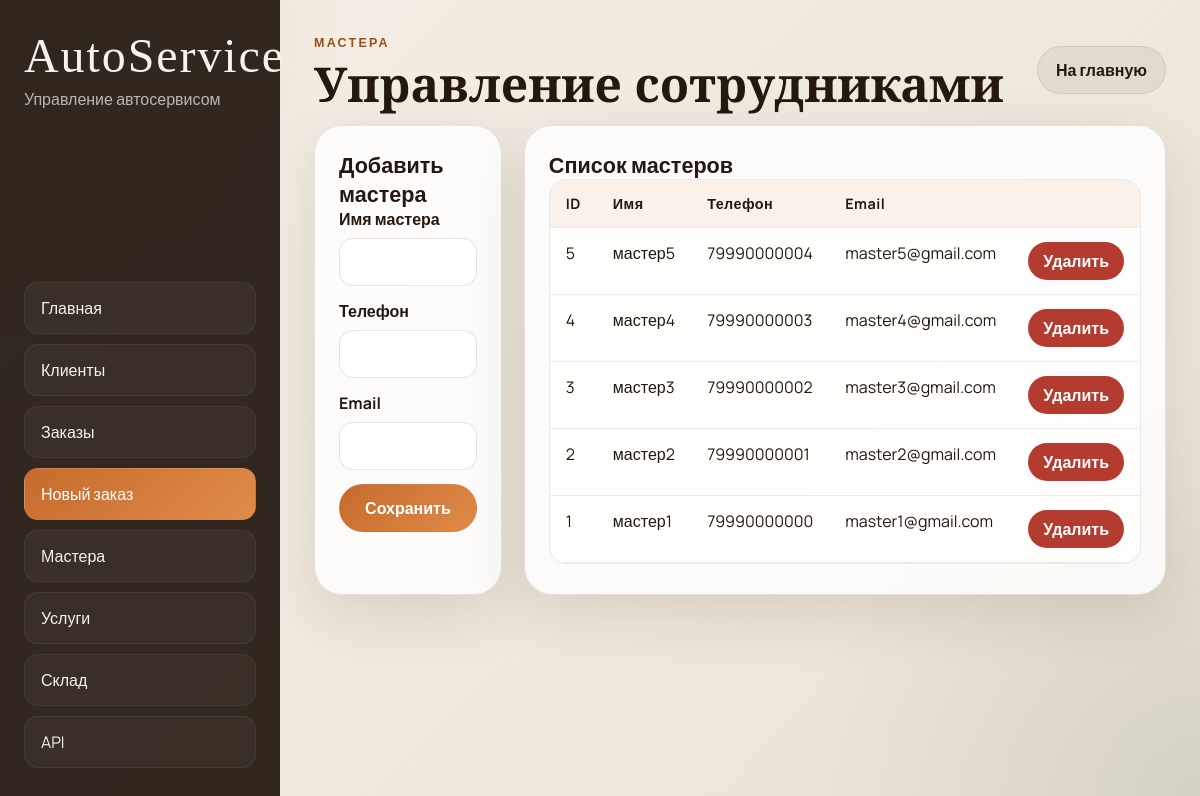
/masters, run on an earlier commit of the app's database.
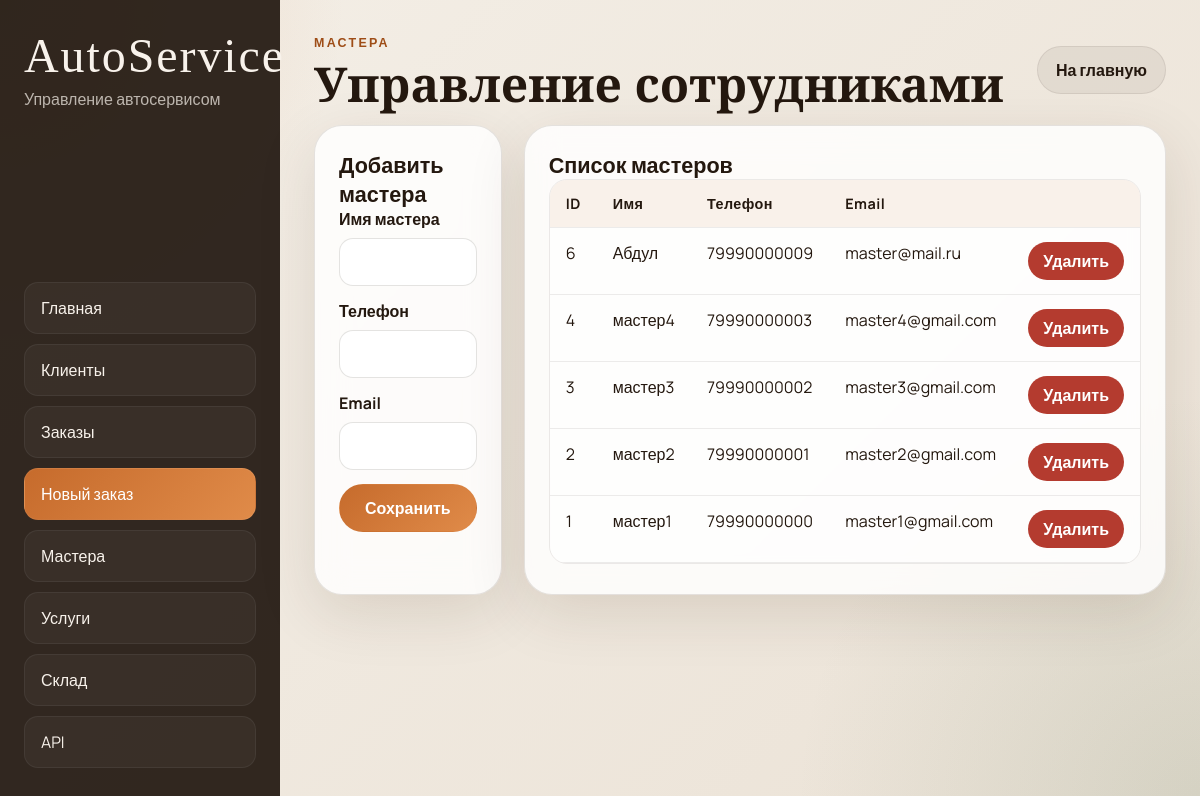
And on a later commit of the database.
### tables this page shows
CREATE TABLE masters (
	master_id INTEGER PRIMARY KEY AUTOINCREMENT,
	master_name TEXT NOT NULL,
	phone_number varchar(11) NOT NULL UNIQUE,
	email TEXT UNIQUE,
	hire_date date DEFAULT CURRENT_DATE
	CONSTRAINT email_check CHECK(email like '%@%.%')
);

### autoservice/ui.py (the view)
@ui.route('/masters')
def masters_page():
    tables = get_tables()
    masters = db.session.execute(
        select(tables['masters']).order_by(desc(tables['masters'].c.master_id))
    ).mappings().all()
    return render_template('masters.html', masters=masters)

### autoservice/ui.py (called while the page is built)
def get_tables():
    return current_app.extensions['autoservice_tables']

### templates/masters.html (shortened to what this page needs)
{% extends 'base.html' %}
{% block content %}
<section class="page-head">
  <div>
    <p class="eyebrow">Мастера</p>
    <h1>Управление сотрудниками</h1>
  </div>
  <a class="button button-secondary" href="{{ url_for('ui.dashboard') }}">На главную</a>
</section>
<section class="grid-two">
  <article class="panel">
    <h2>Добавить мастера</h2>
    <form id="master-form" class="stack-form" data-success-text="Мастер добавлен">
      <label>Имя мастера<input name="master_name" required></label>
      <label>Телефон<input name="phone_number" required></label>
      <label>Email<input name="email" type="email"></label>
      <button class="button button-primary" type="submit">Сохранить</button>
      <div class="form-message" data-message></div>
    </form>
  </article>
  <article class="panel">
    <h2>Список мастеров</h2>
    <div class="table-wrap table-wrap--compact">
      <table>
        <thead><tr><th>ID</th><th>Имя</th><th>Телефон</th><th>Email</th><th></th></tr></thead>
        <tbody>
          {% for master in masters %}
          <tr>
            <td>{{ master.master_id }}</td>
            <td>{{ master.master_name }}</td>
            <td>{{ master.phone_number }}</td>
            <td>{{ master.email or '—' }}</td>
            <td><button class="button button-danger button-small" data-delete-master="{{ master.master_id }}">Удалить</button></td>
          </tr>
          {% else %}
          <tr><td colspan="5" class="empty">Мастеров пока нет</td></tr>
          {% endfor %}
        </tbody>
      </table>
    </div>
  </article>
</section>
{% endblock %}

### templates/base.html (shortened to what this page needs)
<!doctype html>
<html lang="ru">
<head>
  <link rel="stylesheet" href="{{ url_for('static', filename='styles.css') }}">
</head>
<body>
  <div class="page-shell">
    <aside class="sidebar">
      <div>
        <div class="brand">AutoService</div>
        <p class="brand-subtitle">Управление автосервисом</p>
      </div>
      <nav class="nav">
        <a href="{{ url_for('ui.dashboard') }}" class="nav-link">Главная</a>
        <a href="{{ url_for('ui.clients_page') }}" class="nav-link">Клиенты</a>
        <a href="{{ url_for('ui.orders_page') }}" class="nav-link">Заказы</a>
        <a href="{{ url_for('ui.new_order_page') }}" class="nav-link nav-link--accent">Новый заказ</a>
        <a href="{{ url_for('ui.masters_page') }}" class="nav-link">Мастера</a>
        <a href="{{ url_for('ui.services_page') }}" class="nav-link">Услуги</a>
        <a href="{{ url_for('ui.warehouse_page') }}" class="nav-link">Склад</a>
        <a href="{{ url_for('api.index') }}" class="nav-link">API</a>
      </nav>
    </aside>
    <main class="content">
      {% block content %}{% endblock %}
    </main>
  </div>
</body>
</html>

### static/styles.css (style rules this page uses)
:root { --bg: #f4efe7; --bg-2: #ebe2d6; --panel: rgba(255, 255, 255, 0.82); --panel-border: rgba(52, 35, 20, 0.12); --text: #24180f; --muted: #6f5d4c; --accent: #c66b2c; --accent-dark: #9e4d17; --accent-soft: rgba(198, 107, 44, 0.12); --danger: #b43b2f; --shadow: 0 18px 60px rgba(57, 33, 10, 0.12); --radius-xl: 28px; --radius-lg: 20px; --radius-md: 14px; }
* { box-sizing: border-box; }
html, body { min-height: 100%; }
body { margin: 0; color: var(--text); font-family: 'Manrope', sans-serif; background: radial-gradient(circle at top left, rgba(198, 107, 44, 0.18), transparent 24%), radial-gradient(circle at bottom right, rgba(87, 116, 84, 0.15), transparent 28%), linear-gradient(135deg, var(--bg) 0%, var(--bg-2) 100%); }
a { color: inherit; text-decoration: none; }
button, input, select, textarea { font: inherit; }
.page-shell { display: grid; grid-template-columns: 280px minmax(0, 1fr); min-height: 100vh; }
.sidebar { padding: 32px 24px; background: rgba(33, 23, 16, 0.92); color: #f8f2eb; display: flex; flex-direction: column; justify-content: space-between; gap: 32px; position: sticky; top: 0; height: 100vh; }
.brand { font-family: 'Cormorant Garamond', serif; font-size: 3rem; line-height: 1; letter-spacing: 0.04em; }
.brand-subtitle { margin: 8px 0 0; color: rgba(248, 242, 235, 0.7); }
.nav { display: flex; flex-direction: column; gap: 10px; }
.nav-link { display: block; padding: 14px 16px; border-radius: 14px; background: rgba(255, 255, 255, 0.04); border: 1px solid rgba(255, 255, 255, 0.06); transition: transform 0.2s ease, background 0.2s ease; }
.nav-link--accent { background: linear-gradient(135deg, var(--accent), #e08b49); color: white; }
.content { padding: 34px; }
.hero, .panel, .stat-card, .selection-card { backdrop-filter: blur(16px); background: var(--panel); border: 1px solid var(--panel-border); box-shadow: var(--shadow); }
.hero h1, .page-head h1 { margin: 0; font-family: 'Cormorant Garamond', serif; font-size: clamp(2.3rem, 4vw, 4.2rem); line-height: 0.95; }
.eyebrow { margin: 0 0 10px; text-transform: uppercase; letter-spacing: 0.18em; color: var(--accent-dark); font-size: 0.78rem; font-weight: 800; }
.button { display: inline-flex; align-items: center; justify-content: center; min-height: 48px; padding: 0 18px; border-radius: 999px; border: 1px solid transparent; cursor: pointer; transition: transform 0.2s ease, opacity 0.2s ease, background 0.2s ease; font-weight: 700; }
.button-primary { background: linear-gradient(135deg, var(--accent), #e08b49); color: #fff; }
.button-secondary { background: rgba(36, 24, 15, 0.06); color: var(--text); border-color: rgba(36, 24, 15, 0.08); }
.button-danger { background: var(--danger); color: #fff; }
.button-small { min-height: 38px; padding: 0 14px; }
.panel { padding: 24px; border-radius: var(--radius-xl); }
.panel-header, .page-head { display: flex; justify-content: space-between; gap: 16px; align-items: center; margin-bottom: 18px; }
.panel-header h2, .panel h2 { margin: 0; font-size: 1.35rem; }
.table-wrap { overflow-x: auto; border-radius: 18px; border: 1px solid rgba(36, 24, 15, 0.08); }
.table-wrap table { width: 100%; border-collapse: collapse; min-width: 720px; background: rgba(255, 255, 255, 0.6); }
.table-wrap--compact table { min-width: 520px; }
th, td { padding: 14px 16px; border-bottom: 1px solid rgba(36, 24, 15, 0.08); text-align: left; vertical-align: top; }
th { background: rgba(198, 107, 44, 0.09); font-size: 0.9rem; letter-spacing: 0.03em; }
.grid-two { display: grid; grid-template-columns: 1fr 1.1fr; gap: 22px; }
.stack-form { display: flex; flex-direction: column; gap: 14px; }
label { display: flex; flex-direction: column; gap: 8px; font-weight: 700; }
input, select { width: 100%; min-height: 48px; border-radius: 14px; border: 1px solid rgba(36, 24, 15, 0.12); background: rgba(255, 255, 255, 0.92); padding: 0 14px; outline: none; }
.form-message { min-height: 24px; font-weight: 700; color: var(--muted); }

What changed in the data, as far as the page shows it:
removed masters: master_name "мастер5", phone_number "79990000004", email "master5@gmail.com"
added masters: master_name "Абдул", phone_number "79990000009", email "master@mail.ru"
Also different on the page:
new list line: "6 Удалить"
list line gone: "5 Удалить"
